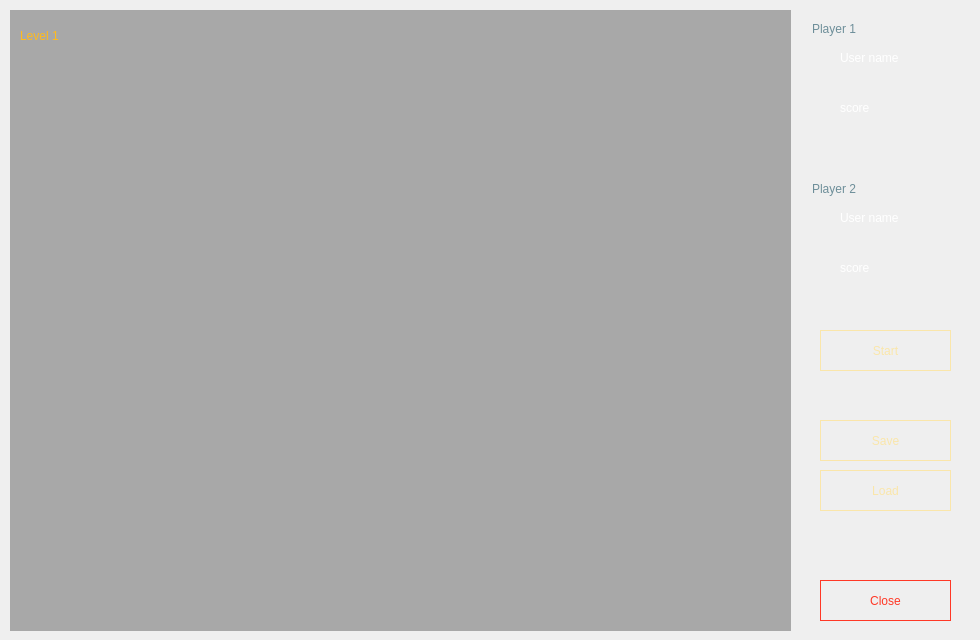
<?xml version="1.0" encoding="UTF-8"?>
<ui version="4.0">
 <class>Scene</class>
 <widget class="QDialog" name="Scene">
  <property name="geometry">
   <rect>
    <x>0</x>
    <y>0</y>
    <width>980</width>
    <height>640</height>
   </rect>
  </property>
  <property name="windowTitle">
   <string>Dialog</string>
  </property>
  <property name="windowIcon">
   <iconset resource="resources.qrc">
    <normaloff>:/Img/icon.png</normaloff>:/Img/icon.png</iconset>
  </property>
  <property name="windowOpacity">
   <double>2.000000000000000</double>
  </property>
  <property name="styleSheet">
   <string notr="true"/>
  </property>
  <widget class="QLabel" name="lbl_back">
   <property name="geometry">
    <rect>
     <x>0</x>
     <y>-180</y>
     <width>1161</width>
     <height>1001</height>
    </rect>
   </property>
   <property name="text">
    <string>&lt;html&gt;&lt;head/&gt;&lt;body&gt;&lt;p&gt;&lt;img src=&quot;:/Img/back-game.jpg&quot;/&gt;&lt;/p&gt;&lt;/body&gt;&lt;/html&gt;</string>
   </property>
  </widget>
  <widget class="QPushButton" name="btn_cerrar">
   <property name="geometry">
    <rect>
     <x>820</x>
     <y>580</y>
     <width>131</width>
     <height>41</height>
    </rect>
   </property>
   <property name="styleSheet">
    <string notr="true">QPushButton {
	color: rgb(255, 56, 38);	
	border: 1px solid rgb(255, 56, 38);
		font: italic 15pt &quot;Harlow Solid Italic&quot;;
}

QPushButton:hover { 
	background-color: rgb(255, 56, 38);
	color: white;
}

QPushButton:pressed { 
	color: #F3A71E;
	border: 1px solid #F3A71E;
	background-color: rgba(0, 0, 0, .4);
}</string>
   </property>
   <property name="text">
    <string>Close</string>
   </property>
   <property name="flat">
    <bool>true</bool>
   </property>
  </widget>
  <widget class="QGroupBox" name="groupBox">
   <property name="geometry">
    <rect>
     <x>810</x>
     <y>20</y>
     <width>141</width>
     <height>141</height>
    </rect>
   </property>
   <property name="styleSheet">
    <string notr="true">color: #6D8E99;
border: 0px;</string>
   </property>
   <property name="title">
    <string>Player 1</string>
   </property>
   <property name="flat">
    <bool>false</bool>
   </property>
   <widget class="QLabel" name="lbl_namePlayer1">
    <property name="geometry">
     <rect>
      <x>20</x>
      <y>50</y>
      <width>121</width>
      <height>21</height>
     </rect>
    </property>
    <property name="styleSheet">
     <string notr="true">font: italic 15pt &quot;Harlow Solid Italic&quot;;
color: #FAE6AA;</string>
    </property>
    <property name="text">
     <string/>
    </property>
    <property name="alignment">
     <set>Qt::AlignCenter</set>
    </property>
   </widget>
   <widget class="QLabel" name="label">
    <property name="geometry">
     <rect>
      <x>30</x>
      <y>30</y>
      <width>61</width>
      <height>16</height>
     </rect>
    </property>
    <property name="styleSheet">
     <string notr="true">color: white;</string>
    </property>
    <property name="text">
     <string>User name</string>
    </property>
   </widget>
   <widget class="QLabel" name="lbl_score1">
    <property name="geometry">
     <rect>
      <x>20</x>
      <y>100</y>
      <width>121</width>
      <height>20</height>
     </rect>
    </property>
    <property name="styleSheet">
     <string notr="true">font: italic 15pt &quot;Harlow Solid Italic&quot;;
color: #FAE6AA;</string>
    </property>
    <property name="text">
     <string/>
    </property>
    <property name="alignment">
     <set>Qt::AlignCenter</set>
    </property>
   </widget>
   <widget class="QLabel" name="label_3">
    <property name="geometry">
     <rect>
      <x>30</x>
      <y>80</y>
      <width>61</width>
      <height>16</height>
     </rect>
    </property>
    <property name="styleSheet">
     <string notr="true">color: white;</string>
    </property>
    <property name="text">
     <string>score</string>
    </property>
   </widget>
  </widget>
  <widget class="QGroupBox" name="groupBox_2">
   <property name="geometry">
    <rect>
     <x>810</x>
     <y>180</y>
     <width>141</width>
     <height>131</height>
    </rect>
   </property>
   <property name="styleSheet">
    <string notr="true">color: #6D8E99;
border: 0px;</string>
   </property>
   <property name="title">
    <string>Player 2</string>
   </property>
   <widget class="QLabel" name="label_2">
    <property name="geometry">
     <rect>
      <x>30</x>
      <y>30</y>
      <width>61</width>
      <height>16</height>
     </rect>
    </property>
    <property name="styleSheet">
     <string notr="true">
color: white;</string>
    </property>
    <property name="text">
     <string>User name</string>
    </property>
   </widget>
   <widget class="QLabel" name="lbl_namePlayer2">
    <property name="geometry">
     <rect>
      <x>20</x>
      <y>50</y>
      <width>101</width>
      <height>21</height>
     </rect>
    </property>
    <property name="styleSheet">
     <string notr="true">font: 16pt &quot;MV Boli&quot;;
color: #FAE6AA;</string>
    </property>
    <property name="text">
     <string/>
    </property>
    <property name="alignment">
     <set>Qt::AlignCenter</set>
    </property>
   </widget>
   <widget class="QLabel" name="lbl_score2">
    <property name="geometry">
     <rect>
      <x>20</x>
      <y>100</y>
      <width>101</width>
      <height>20</height>
     </rect>
    </property>
    <property name="styleSheet">
     <string notr="true">font: 16pt &quot;MV Boli&quot;;
color: #FAE6AA;</string>
    </property>
    <property name="text">
     <string/>
    </property>
    <property name="alignment">
     <set>Qt::AlignCenter</set>
    </property>
   </widget>
   <widget class="QLabel" name="label_4">
    <property name="geometry">
     <rect>
      <x>30</x>
      <y>80</y>
      <width>61</width>
      <height>16</height>
     </rect>
    </property>
    <property name="styleSheet">
     <string notr="true">
color: white;</string>
    </property>
    <property name="text">
     <string>score</string>
    </property>
   </widget>
  </widget>
  <widget class="QPushButton" name="btn_save">
   <property name="geometry">
    <rect>
     <x>820</x>
     <y>420</y>
     <width>131</width>
     <height>41</height>
    </rect>
   </property>
   <property name="styleSheet">
    <string notr="true">QPushButton {
	color: #FAE6AA;	
	border: 1px solid #FAE6AA;
	font: italic 15pt &quot;Harlow Solid Italic&quot;;
}

QPushButton:hover { 
	background-color: #FAE6AA;
	color: black;
}

QPushButton:pressed { 
	color: #F3A71E;
	border: 1px solid #F3A71E;
	background-color: rgba(0, 0, 0, .4);
}</string>
   </property>
   <property name="text">
    <string>Save</string>
   </property>
   <property name="flat">
    <bool>true</bool>
   </property>
  </widget>
  <widget class="QPushButton" name="btn_load">
   <property name="geometry">
    <rect>
     <x>820</x>
     <y>470</y>
     <width>131</width>
     <height>41</height>
    </rect>
   </property>
   <property name="styleSheet">
    <string notr="true">QPushButton {
	color: #FAE6AA;	
	border: 1px solid #FAE6AA;
	font: italic 15pt &quot;Harlow Solid Italic&quot;;
}

QPushButton:hover { 
	background-color: #FAE6AA;
	color: black;
}

QPushButton:pressed { 
	color: #F3A71E;
	border: 1px solid #F3A71E;
	background-color: rgba(0, 0, 0, .4);
}</string>
   </property>
   <property name="text">
    <string>Load</string>
   </property>
   <property name="flat">
    <bool>true</bool>
   </property>
  </widget>
  <widget class="QGraphicsView" name="graphicsView">
   <property name="geometry">
    <rect>
     <x>10</x>
     <y>10</y>
     <width>781</width>
     <height>621</height>
    </rect>
   </property>
   <property name="styleSheet">
    <string notr="true">background-color: rgba(0, 0, 0, 0.3);</string>
   </property>
   <property name="frameShape">
    <enum>QFrame::NoFrame</enum>
   </property>
  </widget>
  <widget class="QPushButton" name="btn_start">
   <property name="geometry">
    <rect>
     <x>820</x>
     <y>330</y>
     <width>131</width>
     <height>41</height>
    </rect>
   </property>
   <property name="styleSheet">
    <string notr="true">QPushButton {
	color: #FAE6AA;	
	border: 1px solid #FAE6AA;
	font: italic 15pt &quot;Harlow Solid Italic&quot;;
}

QPushButton:hover { 
	background-color: #FAE6AA;
	color: black;
}

QPushButton:pressed { 
	color: #F3A71E;
	border: 1px solid #F3A71E;
	background-color: rgba(0, 0, 0, .4);
}</string>
   </property>
   <property name="text">
    <string>Start</string>
   </property>
   <property name="flat">
    <bool>true</bool>
   </property>
  </widget>
  <widget class="QLabel" name="lbl_level">
   <property name="geometry">
    <rect>
     <x>20</x>
     <y>20</y>
     <width>91</width>
     <height>31</height>
    </rect>
   </property>
   <property name="styleSheet">
    <string notr="true">font: italic 15pt &quot;Harlow Solid Italic&quot;;
color: rgb(255, 187, 28);</string>
   </property>
   <property name="text">
    <string>Level 1</string>
   </property>
   <property name="alignment">
    <set>Qt::AlignLeading|Qt::AlignLeft|Qt::AlignVCenter</set>
   </property>
  </widget>
 </widget>
 <resources>
  <include location="resources.qrc"/>
 </resources>
 <connections>
  <connection>
   <sender>btn_cerrar</sender>
   <signal>clicked()</signal>
   <receiver>Scene</receiver>
   <slot>close()</slot>
   <hints>
    <hint type="sourcelabel">
     <x>721</x>
     <y>754</y>
    </hint>
    <hint type="destinationlabel">
     <x>721</x>
     <y>648</y>
    </hint>
   </hints>
  </connection>
 </connections>
</ui>
